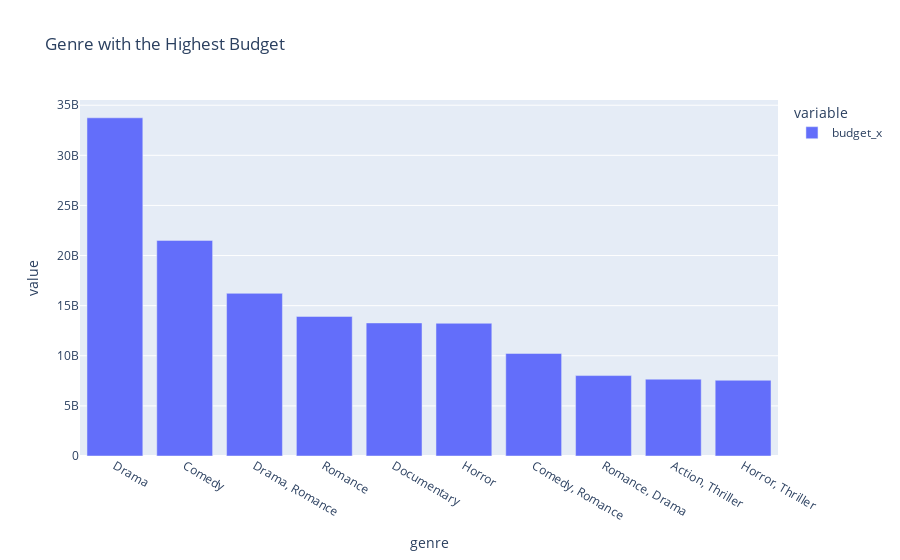

The notebook cell this image was saved under:
### Code cell
# find genre with the highest budget
fig = px.bar(df.groupby('genre')['budget_x'].sum().sort_values(ascending=False).head(10), title='Genre with the Highest Budget')
fig.show()

### Figure 1 — Plotly figure (JSON) as saved in the notebook; plotly's stock layout.template omitted (floating-point values rounded to 4 significant figures)
{"data": [{"alignmentgroup": "True", "hovertemplate": "variable=budget_x<br>genre=%{x}<br>value=%{y}<extra></extra>", "legendgroup": "budget_x", "marker": {"color": "#636efa", "pattern": {"shape": ""}}, "name": "budget_x", "offsetgroup": "budget_x", "orientation": "v", "showlegend": true, "textposition": "auto", "type": "bar", "x": ["Drama", "Comedy", "Drama, Romance", "Romance", "Documentary", "Horror", "Comedy, Romance", "Romance, Drama", "Action, Thriller", "Horror, Thriller"], "xaxis": "x", "y": [33740000000.0, 21510000000.0, 16230000000.0, 13930000000.0, 13280000000.0, 13240000000.0, 10230000000.0, 8025000000.0, 7668000000.0, 7557000000.0], "yaxis": "y"}], "layout": {"barmode": "relative", "legend": {"title": {"text": "variable"}, "tracegroupgap": 0}, "title": {"text": "Genre with the Highest Budget"}, "xaxis": {"anchor": "y", "domain": [0, 1], "title": {"text": "genre"}}, "yaxis": {"anchor": "x", "domain": [0, 1], "title": {"text": "value"}}}}
